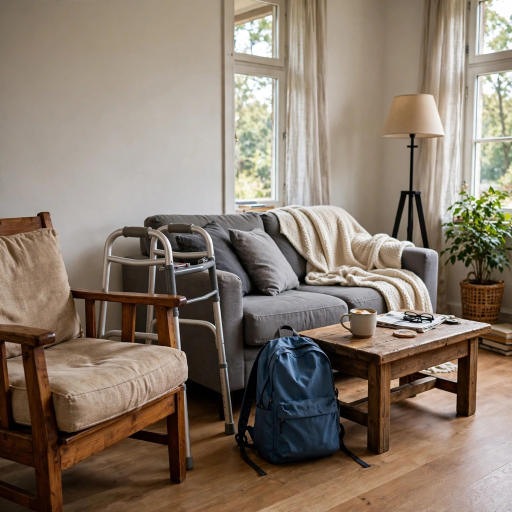
#> input picture data/before.jpg, 1024 x 1024 px, found by its file name (shown at 1/2 size)
$ python make_synthetic.py
#> lines starting #> are read from the running program, lines starting #| are printed output that depends on the picture
### splatdiff/video_io.py
"""Video normalisation, keyframes, drawing, synthetic pan videos."""
from __future__ import annotations
import hashlib, logging, subprocess
from pathlib import Path
import cv2
import numpy as np
import imageio_ffmpeg

log = logging.getLogger("splatdiff.video_io")

# [81 lines left out: functions _sha256, normalize_video, extract_keyframes, read_frame, draw_box, not called in this run]

def pan_video_from_image(img_path, out_mp4, seconds: int = 8, fps: int = 10) -> str:
    """Ken-Burns pan across a still with slight handheld jitter, then ffmpeg H.264."""
#> called with img_path = 'data/before.jpg', out_mp4 = 'data/sample_before.mp4', seconds = 8, fps = 10
    img = cv2.imread(str(img_path))
#> img is the input picture: shape (1024, 1024, 3); mean B, G, R 107.9, 121.8, 135.8
    if img is None:
        raise FileNotFoundError(img_path)
    out_mp4 = Path(out_mp4); out_mp4.parent.mkdir(parents=True, exist_ok=True)
    H, W = img.shape[:2]
#> H = 1024; W = 1024
    crop_w, crop_h = int(W * 0.62), int(H * 0.62)
#> crop_w = 634; crop_h = 634
    n = max(1, int(seconds * fps))
    tmp = out_mp4.with_suffix(".tmp.mp4")
    writer = cv2.VideoWriter(str(tmp), cv2.VideoWriter_fourcc(*"mp4v"), fps, (640, 360))
    if not writer.isOpened():
        raise RuntimeError("VideoWriter failed")
    for i in range(n):
        t = i / max(1, n - 1)
        cx = int(crop_w / 2 + t * (W - crop_w))
        cy = int(H / 2 + 8 * np.sin(t * 6.28))
        cx += int(3 * np.sin(i * 0.7)); cy += int(2 * np.cos(i * 0.9))
        x1 = int(np.clip(cx - crop_w / 2, 0, W - crop_w)); y1 = int(np.clip(cy - crop_h / 2, 0, H - crop_h))
        frame = cv2.resize(img[y1:y1 + crop_h, x1:x1 + crop_w], (640, 360))
        writer.write(frame)
#> this loop made 80 passes
#> pass 1, in pan_video_from_image, `frame = cv2.resize(img[y1:y1 + crop_h, x1:x1 + crop_w], (640, 360))`:
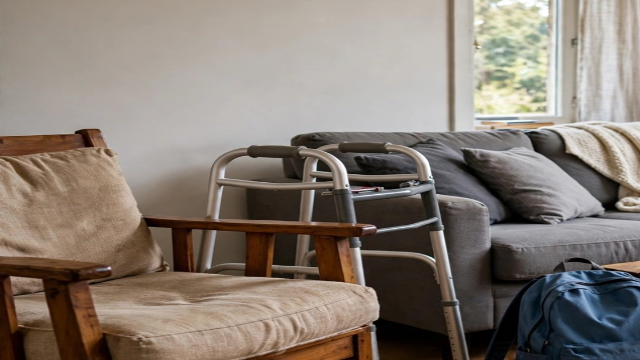
#> frame: shape (360, 640, 3); mean B, G, R 115.6, 124.5, 134.6
#> after the loop:
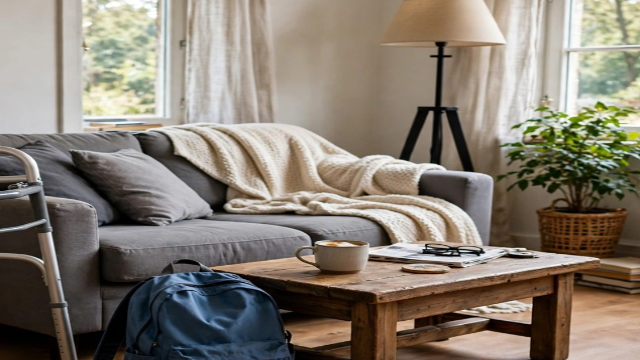
#> frame: shape (360, 640, 3); mean B, G, R 113.6, 125.1, 133.9
    writer.release()
    ffmpeg = imageio_ffmpeg.get_ffmpeg_exe()
    cmd = [ffmpeg, "-y", "-i", str(tmp), "-vf", "fps=5,scale=640:-2", "-c:v", "libx264",
           "-pix_fmt", "yuv420p", "-an", str(out_mp4)]
    r = subprocess.run(cmd, capture_output=True, text=True)
    tmp.unlink(missing_ok=True)
    if r.returncode != 0:
        raise RuntimeError(f"ffmpeg pan encode failed: {r.stderr[-3000:]}")
    return str(out_mp4)

### scripts/make_synthetic.py
"""Generate synthetic sample pair with Muse Image + Ken-Burns pan videos."""
from __future__ import annotations
import io, json, sys
from pathlib import Path
sys.path.insert(0, str(Path(__file__).resolve().parent.parent))
from PIL import Image
from splatdiff.meta_api import image_generate, image_edit
from splatdiff.video_io import pan_video_from_image

BEFORE_PROMPT = ("Photorealistic living room, wide shot: sofa, armchair, floor lamp in a corner, coffee table, "
                 "a blue backpack on the floor near the sofa, rug, bookshelf, natural light. No people, no text.")
AFTER_PROMPT = ("Edit this exact living room photo, same viewpoint and furniture: remove the blue backpack entirely, "
                "move the floor lamp to next to the armchair, add a red suitcase standing by the sofa. "
                "Keep everything else unchanged. No people, no text.")

def _save_jpg(raw: bytes, path: Path):
    path.parent.mkdir(parents=True, exist_ok=True)
    Image.open(io.BytesIO(raw)).convert("RGB").save(path, "JPEG", quality=92)

def _png_bytes(path: Path) -> bytes:
    buf = io.BytesIO(); Image.open(path).convert("RGB").save(buf, "PNG"); return buf.getvalue()

def main():
    data = Path("data"); data.mkdir(exist_ok=True)
    before_jpg, after_jpg = data / "before.jpg", data / "after.jpg"
    if before_jpg.exists() and after_jpg.exists():
        print("Images already exist, skipping Muse Image generation.")
    else:
        print("Generating BEFORE image with muse-image-1.0…")
        _save_jpg(image_generate(BEFORE_PROMPT), before_jpg)
        print("Editing into AFTER image…")
        _save_jpg(image_edit(AFTER_PROMPT, _png_bytes(before_jpg)), after_jpg)
    print("Making pan videos…")
    pan_video_from_image(str(before_jpg), str(data / "sample_before.mp4"))
#> (the call stopped at in pan_video_from_image, `ffmpeg = imageio_ffmpeg.get_ffmpeg_exe()`: imageio_ffmpeg is not available in this run)
    pan_video_from_image(str(after_jpg), str(data / "sample_after.mp4"))
#> call 2 of pan_video_from_image, with img_path = 'data/after.jpg', out_mp4 = 'data/sample_after.mp4', seconds = 8, fps = 10
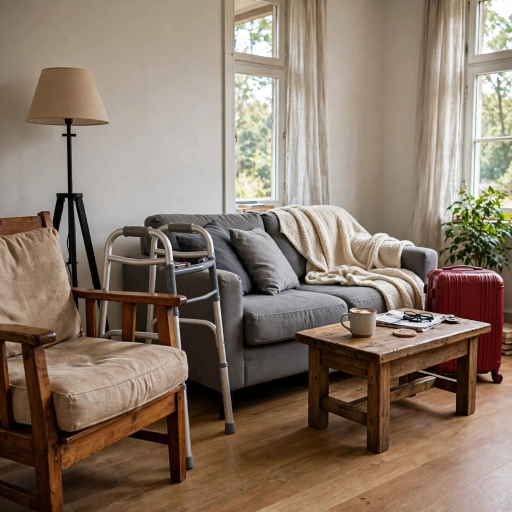
#> input picture data/after.jpg, 1024 x 1024 px, found by its file name (shown at 1/2 size)
#> in pan_video_from_image, img is the input picture: shape (1024, 1024, 3); mean B, G, R 104.8, 120.2, 136.8
#> the loop in pan_video_from_image (call 2), `for i in range(n):` made 80 passes
#> pass 1, in pan_video_from_image (call 2), `frame = cv2.resize(img[y1:y1 + crop_h, x1:x1 + crop_w], (640, 360))`:
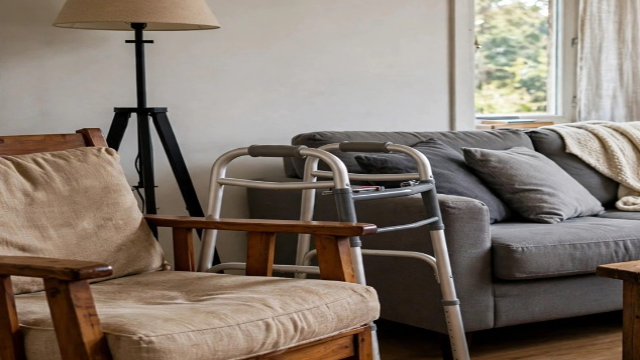
#> frame: shape (360, 640, 3); mean B, G, R 109.6, 119.9, 131.4
#> pass 2, in pan_video_from_image (call 2), `frame = cv2.resize(img[y1:y1 + crop_h, x1:x1 + crop_w], (640, 360))`:
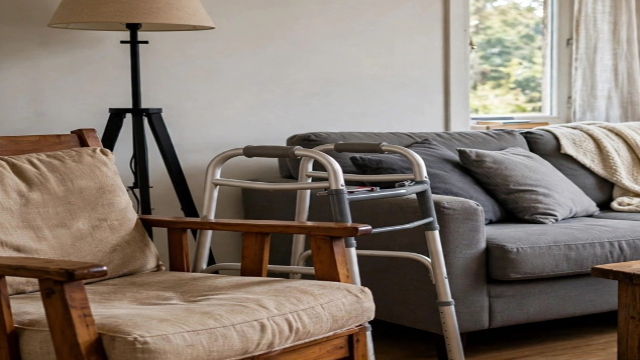
#> frame: shape (360, 640, 3); mean B, G, R 110, 120.3, 131.7
#> pass 3, in pan_video_from_image (call 2), `frame = cv2.resize(img[y1:y1 + crop_h, x1:x1 + crop_w], (640, 360))`:
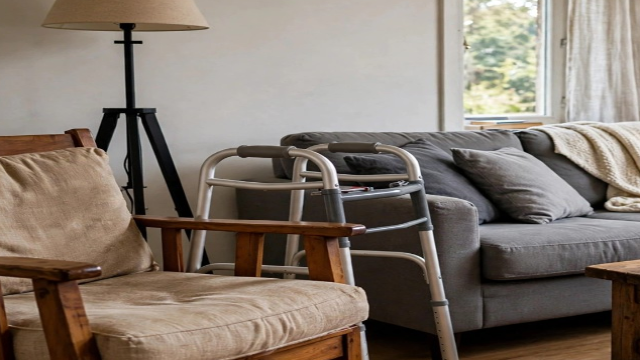
#> frame: shape (360, 640, 3); mean B, G, R 110.3, 120.5, 131.8
#> after the loop in pan_video_from_image (call 2), `for i in range(n):`:
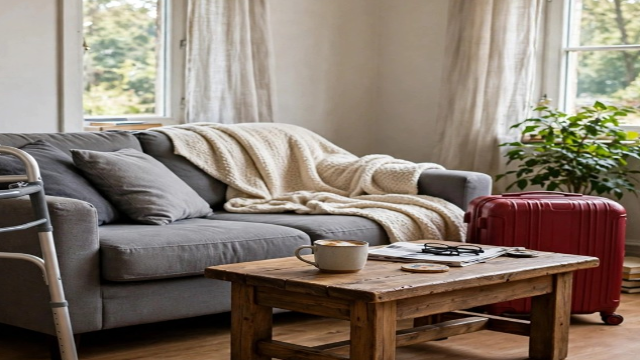
#> frame: shape (360, 640, 3); mean B, G, R 110.1, 122, 134.5
#> (the call stopped at in pan_video_from_image, `ffmpeg = imageio_ffmpeg.get_ffmpeg_exe()`: imageio_ffmpeg is not available in this run)
    gt = [{"concept": "blue backpack", "change": "removed"},
          {"concept": "backpack", "change": "removed"},
          {"concept": "floor lamp", "change": "moved"},
          {"concept": "red suitcase", "change": "added"}]
    # De-duplicate concept variants: keep canonical three used for eval
    gt = [{"concept": "backpack", "change": "removed"}, {"concept": "floor lamp", "change": "moved"},
          {"concept": "red suitcase", "change": "added"}]
    (data / "sample_gt.json").write_text(json.dumps(gt, indent=2), encoding="utf-8")
    print("Wrote data/sample_before.mp4, data/sample_after.mp4, data/sample_gt.json")

if __name__ == "__main__":
    main()
